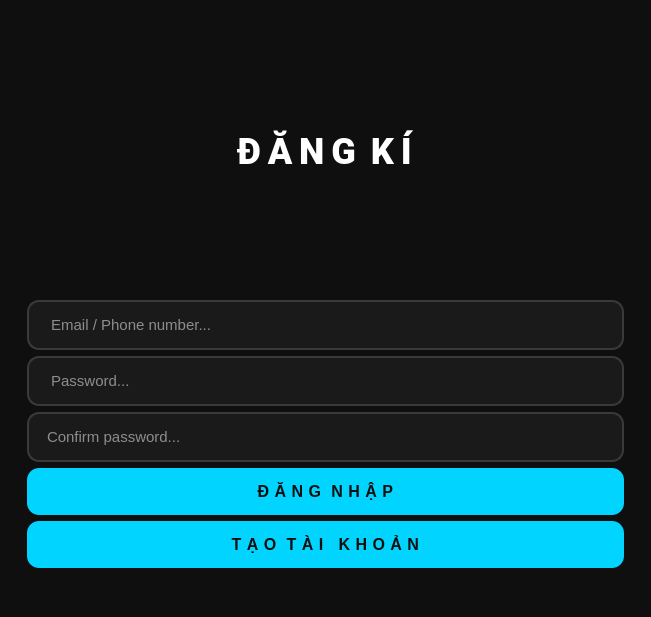
<?xml version="1.0" encoding="UTF-8"?>
<ui version="4.0">
 <class>MainWindow</class>
 <widget class="QMainWindow" name="MainWindow">
  <property name="geometry">
   <rect>
    <x>0</x>
    <y>0</y>
    <width>651</width>
    <height>617</height>
   </rect>
  </property>
  <property name="windowTitle">
   <string>MainWindow</string>
  </property>
  <property name="styleSheet">
   <string notr="true">/* ============================================= */
/*   STYLESHEET DARK MODERN - BUTTON ĐỒNG BỘ   */
/* ============================================= */

QMainWindow, QDialog, QWidget, QWidget#centralWidget, QWidget#widget {
    background-color: #0F0F0F !important;
}

/* ====================== LABEL ====================== */
QLabel {
    color: #E0E0E0;
    font-family: &quot;Segoe UI&quot;, &quot;Roboto&quot;, Arial, sans-serif;
}

QLabel#lblTitle {
    font-size: 36px;
    font-weight: 700;
    color: #FFFFFF;
    letter-spacing: -1px;
}

QLabel#lblQuestion {
    color: #00D4FF;
    font-size: 14.5px;
}

/* ====================== LINE EDIT ====================== */
QLineEdit {
    background-color: #1A1A1A;
    color: #FFFFFF;
    border: 2px solid #3A3A3A;
    border-radius: 12px;
    padding: 13px 16px;
    font-size: 15px;
}

QLineEdit:focus {
    border: 2px solid #00D4FF;
    background-color: #222222;
}

/* ====================== BUTTON ====================== */
QPushButton {
    border: none;
    border-radius: 12px;
    padding: 14px 20px;
    font-size: 16px;
    font-weight: 700;
    letter-spacing: 0.5px;
    transition: all 0.2s ease;
}

/* Nút chính (Đăng Nhập và Đăng Ký) - CÙNG MÀU */
QPushButton#btnLogin,
QPushButton#btnSignUp,
QPushButton#btnRegister {
    background-color: #00D4FF;
    color: #0F0F0F;
}

QPushButton#btnLogin:hover,
QPushButton#btnSignUp:hover,
QPushButton#btnRegister:hover {
    background-color: #00F0FF;
    transform: translateY(-2px);
    box-shadow: 0 8px 20px rgba(0, 212, 255, 0.35);
}

QPushButton#btnLogin:pressed,
QPushButton#btnSignUp:pressed,
QPushButton#btnRegister:pressed {
    background-color: #00B8D9;
    transform: translateY(1px);
}

/* Nếu có nút phụ (ví dụ nút &quot;Đăng Nhập&quot; ở trang đăng ký) */
QPushButton#btnLoginSecondary {   /* nếu mày đặt tên khác thì đổi lại */
    background-color: transparent;
    color: #FFFFFF;
    border: 2px solid #00D4FF;
}

QPushButton#btnLoginSecondary:hover {
    background-color: #00D4FF;
    color: #0F0F0F;
}

/* ====================== CHECKBOX ====================== */
QCheckBox {
    color: #CCCCCC;
    font-size: 14px;
    spacing: 10px;
}

QCheckBox::indicator {
    width: 22px;
    height: 22px;
    border: 2px solid #555555;
    border-radius: 6px;
    background-color: #1A1A1A;
}

QCheckBox::indicator:checked {
    background-color: #00D4FF;
    border: 2px solid #00D4FF;
}
/* ====================== MESSAGE BOX ====================== */
QMessageBox {
    background-color: #0F0F0F;
}

QMessageBox QLabel {
    color: #FFFFFF;
    font-size: 13px;
}

QMessageBox QPushButton {
    background-color: #FFFFFF;
    color: #0F0F0F;
    border: none;
    border-radius: 8px;
    padding: 8px 24px;
    min-width: 70px;
    font-weight: 700;
}

QMessageBox QPushButton:hover {
    background-color: #E0E0E0;
}

QMessageBox QPushButton:pressed {
    background-color: #CCCCCC;
}
</string>
  </property>
  <widget class="QWidget" name="centralwidget">
   <property name="styleSheet">
    <string notr="true"/>
   </property>
   <layout class="QVBoxLayout" name="verticalLayout_3">
    <item>
     <widget class="QWidget" name="widget" native="true">
      <property name="styleSheet">
       <string notr="true"/>
      </property>
      <layout class="QVBoxLayout" name="verticalLayout_2">
       <item alignment="Qt::AlignHCenter">
        <widget class="QLabel" name="lblTitle">
         <property name="font">
          <font>
           <family>Segoe UI,Roboto,Arial,sans-serif</family>
           <pointsize>-1</pointsize>
           <weight>87</weight>
           <bold>true</bold>
          </font>
         </property>
         <property name="text">
          <string>Đ Ă N G  K Í</string>
         </property>
        </widget>
       </item>
       <item>
        <widget class="QWidget" name="widget_2" native="true">
         <layout class="QVBoxLayout" name="verticalLayout_4">
          <item>
           <widget class="QLineEdit" name="txtEmail">
            <property name="font">
             <font>
              <pointsize>-1</pointsize>
             </font>
            </property>
            <property name="placeholderText">
             <string> Email / Phone number...</string>
            </property>
           </widget>
          </item>
          <item>
           <widget class="QLineEdit" name="txtPassword">
            <property name="font">
             <font>
              <pointsize>-1</pointsize>
             </font>
            </property>
            <property name="echoMode">
             <enum>QLineEdit::Password</enum>
            </property>
            <property name="placeholderText">
             <string> Password...</string>
            </property>
           </widget>
          </item>
          <item>
           <widget class="QLineEdit" name="txtPassword1">
            <property name="font">
             <font>
              <pointsize>-1</pointsize>
             </font>
            </property>
            <property name="inputMask">
             <string/>
            </property>
            <property name="text">
             <string/>
            </property>
            <property name="placeholderText">
             <string>Confirm password...</string>
            </property>
           </widget>
          </item>
          <item>
           <widget class="QPushButton" name="btnLogin">
            <property name="font">
             <font>
              <pointsize>-1</pointsize>
              <weight>87</weight>
              <bold>true</bold>
             </font>
            </property>
            <property name="styleSheet">
             <string notr="true"/>
            </property>
            <property name="text">
             <string>Đ Ă N G  N H Ậ P</string>
            </property>
           </widget>
          </item>
          <item>
           <widget class="QPushButton" name="btnSignUp">
            <property name="font">
             <font>
              <pointsize>-1</pointsize>
              <weight>87</weight>
              <bold>true</bold>
             </font>
            </property>
            <property name="styleSheet">
             <string notr="true"/>
            </property>
            <property name="text">
             <string>T Ạ O  T À I   K H O Ả N</string>
            </property>
           </widget>
          </item>
         </layout>
        </widget>
       </item>
      </layout>
     </widget>
    </item>
   </layout>
  </widget>
  <widget class="QMenuBar" name="menubar">
   <property name="geometry">
    <rect>
     <x>0</x>
     <y>0</y>
     <width>651</width>
     <height>26</height>
    </rect>
   </property>
  </widget>
  <widget class="QStatusBar" name="statusbar"/>
 </widget>
 <resources/>
 <connections/>
</ui>
